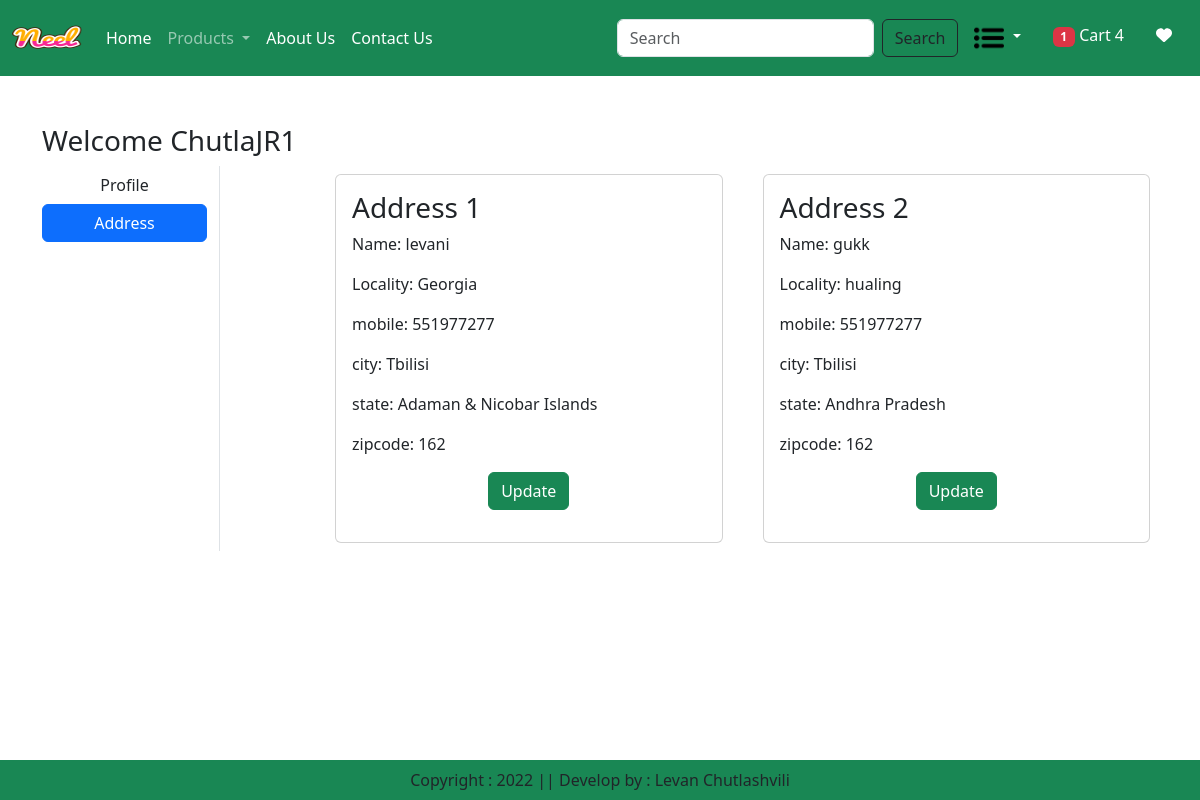
The app's page /address/ (signed in) with its own data.
### app/models.py (models this page shows, shortened)
class Customer(models.Model):
    user = models.ForeignKey(User, on_delete=models.CASCADE)
    name = models.CharField(max_length=200)
    locality = models.CharField(max_length=200)
    city = models.CharField(max_length=50)
    mobile = models.IntegerField(default=0)
    zipcode = models.IntegerField()
    state = models.CharField(choices=STATE_CHOICES, max_length=100)

### app/views.py (the view)
# urls.py: path('address/', views.address, name='address'),
@login_required
def address(request):
    add = Customer.objects.filter(user=request.user)
    totalitem = 0
    wishitem = 0
    if request.user.is_authenticated:
            totalitem = len(Cart.objects.filter(user=request.user))
            wishitem = len(Wishlist.objects.filter(user=request.user))
    return render(request, 'app/address.html',locals())

### app/templates/app/address.html (shortened to what this page needs)
{% extends 'app/base.html' %}
{% load static %}
{% block main-content %}
<div class="container my-5">
    <div class="row">
        <h3>Welcome <span class="text-capitalize">{{ request.user }}</span></h3>
        <div class="col-sm-2 border-end">
            <ul class="list-unstyled">
                <li class="d-grid"><a href="{% url 'profile' %}" class="btn">Profile</a></li>
                <li class="d-grid"><a href="{% url 'address' %}" class="btn btn-primary">Address</a></li>
            </ul>
        </div>
        <div class="col-sm-9 offset-sm-1">
            <div class="row">
                {% for ad in add  %}
                <div class="col-sm-6">
                    <div class="card m-2">
                        <div class="card-body">
                            <h3>Address {{forloop.counter}}</h3>
                            <p>Name: {{ad.name}}</p>
                            <p>Locality: {{ad.locality}}</p>
                            <p>mobile: {{ad.mobile}}</p>
                            <p>city: {{ad.city}}</p>
                            <p>state: {{ad.state}}</p>
                            <p>zipcode: {{ad.zipcode}}</p>
                            <p class="text-center"><a href="{% url 'updateAddress' pk=ad.id %}" type="button" class="btn btn-success">Update</a></p>
                        </div>
                    </div>
                </div>
                {% endfor %}
            </div>
        </div>
    </div>
</div>
{% endblock main-content %}

### records on screen
Customer: name "levani", locality "Georgia", mobile "551977277", city "Tbilisi", state "Adaman & Nicobar Islands", zipcode "162"
Customer: name "gukk", locality "hualing", mobile "551977277", city "Tbilisi", state "Andhra Pradesh", zipcode "162"

### other values on screen
{{ totalitem }} "1"
{{ request.user }} "ChutlaJR1"
